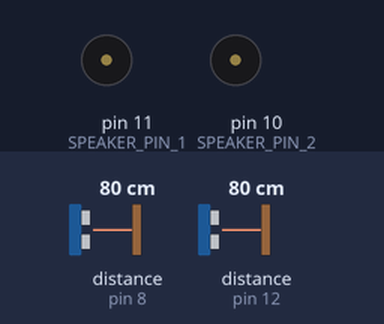
Bench run of a sketch on a simulated Arduino Uno, built with avr-gcc and run on an emulated ATmega328P. Parts: buzzer (waves = sounding, pin HIGH). Wiring (inferred from the names in the program): 2 × ultrasonic range finder: trigger pin 7, echo pin 8 / trigger pin 9, echo pin 12. Inputs (shaded band) come from the test bench; at power-on: distance to the obstacle (sensors on pin 8, pin 12) 80 cm. The echo pulse lasts 58.3 µs per cm; pins used as bus, display or sensor lines are not drawn; what the sketch prints to the serial monitor is not drawn.

Above: at 1.2 s.
1.3 s: distance to the obstacle (sensor on pin 8) set to 35 cm
4.3 s: distance to the obstacle (sensor on pin 12) set to 35 cm
7.3 s: distance to the obstacle (sensor on pin 8) set to 2 cm
10.3 s: distance to the obstacle (sensor on pin 12) set to 9 cm
Timing chart, 0 to 14.3 s (numbered marks = the images above; inputs shaded):
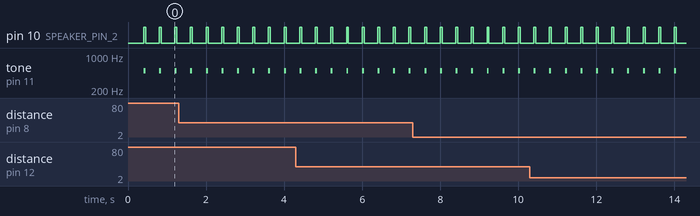

The sketch:

Totwinkel.ino
```cpp
const byte TRIG1 = 9;
const byte ECHO1 = 12;

const byte TRIG2 = 7;
const byte ECHO2 = 8;

const byte SPEAKER_PIN_1 = 11;
const byte SPEAKER_PIN_2 = 10;

const unsigned long MESSPAUSE = 50000;
const unsigned long TRIGGER_DAUER = 10;
const unsigned long ECHO_TIMEOUT = 30000;
const unsigned long BEEP_INTERVAL = 400;
const unsigned long BEEP_DURATION = 50;

const int FREQUENCY = 500;

enum Zustand {
  TRIGGER_START,
  TRIGGER_ENDE,
  ECHO_WARTEN,
  ECHO_MESSEN,
  MESSPAUSE_ZUSTAND
};

Zustand zustand = TRIGGER_START;

byte sensor = 1;

unsigned long zeitStart = 0;
unsigned long echoStart = 0;
unsigned long letzteAusgabe = 0;
unsigned long letzteMesspause = 0;
unsigned long letzterBeep = 0;
unsigned long beepStart = 0;

float entfernung1 = 0;
float entfernung2 = 0;

bool alarm1 = false;
bool alarm2 = false;
bool beepAktiv = false;

byte trigPin() {
  return sensor == 1 ? TRIG1 : TRIG2;
}

byte echoPin() {
  return sensor == 1 ? ECHO1 : ECHO2;
}

void setup() {
  Serial.begin(9600);

  pinMode(TRIG1, OUTPUT);
  pinMode(ECHO1, INPUT);

  pinMode(TRIG2, OUTPUT);
  pinMode(ECHO2, INPUT);

  pinMode(SPEAKER_PIN_1, OUTPUT);
  pinMode(SPEAKER_PIN_2, OUTPUT);

  digitalWrite(TRIG1, LOW);
  digitalWrite(TRIG2, LOW);

  digitalWrite(SPEAKER_PIN_1, LOW);
  digitalWrite(SPEAKER_PIN_2, LOW);
}

void loop() {
  unsigned long jetztMicros = micros();
  unsigned long jetztMillis = millis();

  switch (zustand) {

    case TRIGGER_START:
      digitalWrite(trigPin(), LOW);

      if (jetztMicros - zeitStart >= 2) {
        digitalWrite(trigPin(), HIGH);
        zeitStart = micros();
        zustand = TRIGGER_ENDE;
      }
      break;

    case TRIGGER_ENDE:
      if (jetztMicros - zeitStart >= TRIGGER_DAUER) {
        digitalWrite(trigPin(), LOW);
        zeitStart = micros();
        zustand = ECHO_WARTEN;
      }
      break;

    case ECHO_WARTEN:
      if (digitalRead(echoPin()) == HIGH) {
        echoStart = micros();
        zustand = ECHO_MESSEN;
      } else if (jetztMicros - zeitStart >= ECHO_TIMEOUT) {
        if (sensor == 1) {
          entfernung1 = 0;
        } else {
          entfernung2 = 0;
        }

        zustand = MESSPAUSE_ZUSTAND;
        zeitStart = micros();
      }
      break;

    case ECHO_MESSEN:
      if (digitalRead(echoPin()) == LOW) {
        unsigned long dauer = micros() - echoStart;
        float entfernung = dauer * 0.0343 / 2.0;

        if (sensor == 1) {
          entfernung1 = entfernung;
        } else {
          entfernung2 = entfernung;
        }

        zustand = MESSPAUSE_ZUSTAND;
        zeitStart = micros();
      } else if (jetztMicros - echoStart >= ECHO_TIMEOUT) {
        if (sensor == 1) {
          entfernung1 = 0;
        } else {
          entfernung2 = 0;
        }

        zustand = MESSPAUSE_ZUSTAND;
        zeitStart = micros();
      }
      break;

    case MESSPAUSE_ZUSTAND:
      if (jetztMicros - zeitStart >= MESSPAUSE) {
        if (sensor == 1) {
          sensor = 2;
        } else {
          sensor = 1;

          if (jetztMillis - letzteAusgabe >= 100) {
            letzteAusgabe = jetztMillis;

            Serial.print("Sensor 1: ");

            if (entfernung1 > 0) {
              Serial.print(entfernung1);
              Serial.print(" cm");
            } else {
              Serial.print("Kein Echo");
            }

            Serial.print(" | Sensor 2: ");

            if (entfernung2 > 0) {
              Serial.print(entfernung2);
              Serial.println(" cm");
            } else {
              Serial.println("Kein Echo");
            }
          }
        }

        zeitStart = micros();
        zustand = TRIGGER_START;
      }
      break;
  }

  alarm1 = entfernung1 > 0 && entfernung1 < 100;
  alarm2 = entfernung2 > 0 && entfernung2 < 100;

  bool alarm = alarm1 || alarm2;

  if (alarm) {
    if (!beepAktiv && jetztMillis - letzterBeep >= BEEP_INTERVAL) {
      letzterBeep = jetztMillis;
      beepStart = jetztMillis;
      tone(SPEAKER_PIN_1, FREQUENCY);
      digitalWrite(SPEAKER_PIN_2, HIGH);
      beepAktiv = true;
    }

    if (beepAktiv && jetztMillis - beepStart >= BEEP_DURATION) {
      noTone(SPEAKER_PIN_1);
      digitalWrite(SPEAKER_PIN_2, LOW);
      beepAktiv = false;
    }
  } else {
    noTone(SPEAKER_PIN_1);
    digitalWrite(SPEAKER_PIN_2, LOW);
    beepAktiv = false;
  }
}
```

Measured:
- by itself, pin 10 (SPEAKER_PIN_2): alternates HIGH for 0.05 s and LOW for 0.35 s
- by itself, tone on pin 11 (SPEAKER_PIN_1): alternates 500 Hz for 0.05 s and silent for 0.35 s
